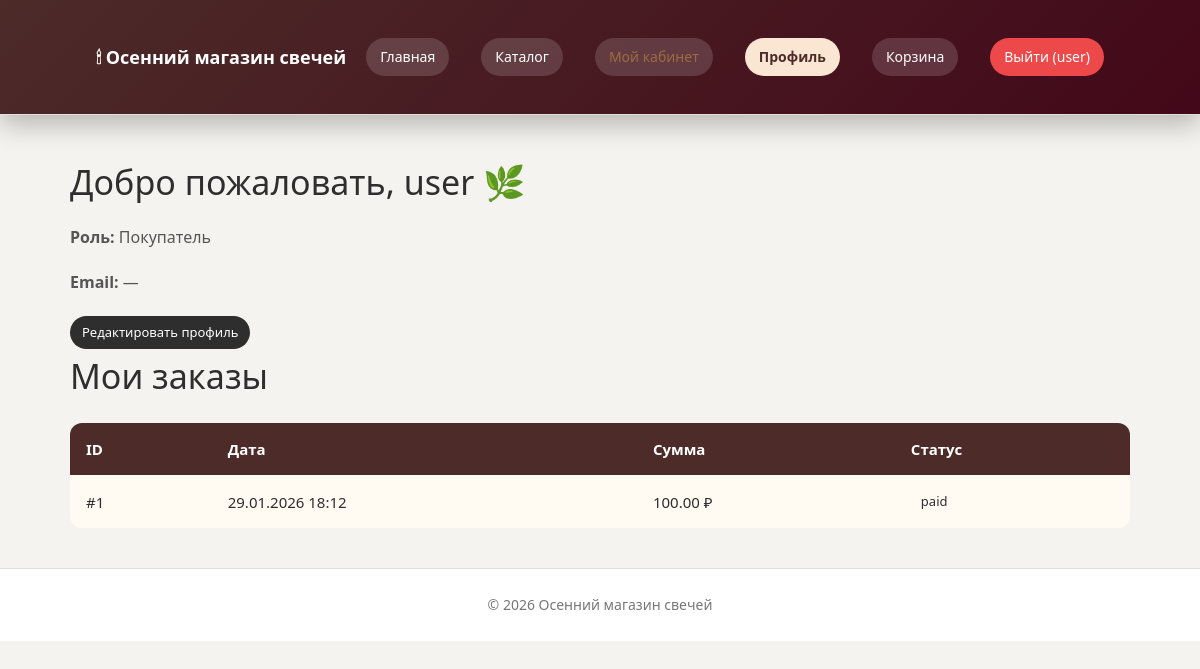
Screenshot of /user/index.php (signed in) with the database file from the repository.
### tables this page shows
CREATE TABLE `orders` (
  `id` int(11) NOT NULL,
  `user_id` int(11) NOT NULL,
  `total` decimal(10,2) NOT NULL,
  `status` enum('processing','paid','shipped','completed') DEFAULT 'processing',
  `created_at` timestamp NOT NULL DEFAULT current_timestamp(),
  `payment_method` varchar(50) DEFAULT NULL,
  `is_paid` tinyint(1) DEFAULT 0
);

### user/index.php (the view, shortened to what this page needs)
<?php
require_once __DIR__ . '/../config/db.php';
$user_id = $_SESSION['user']['id'];
$orders = [];
$res = $mysqli->query("
    SELECT *
    FROM orders
    WHERE user_id = $user_id
    ORDER BY created_at DESC
");
while ($row = $res->fetch_assoc()) {
    $orders[] = $row;
}
?>
<!DOCTYPE html>
<html lang="ru">
<head>
<link rel="stylesheet" href="../assets/style.css">
</head>
<body>
<div class="page">
<header class="site-header">
  <div class="header-inner">
    <div class="logo">🕯 Осенний магазин свечей</div>
    <nav class="main-nav">
      <a href="../index.php" class="nav-link">Главная</a>
      <a href="../catalog.php" class="nav-link">Каталог</a>
      <a href="index.php" class="nav-link accent">Мой кабинет</a>
      <a href="profile.php" class="active">Профиль</a>
      <a href="../cart/view.php" class="nav-link">Корзина</a>
      <a href="../auth/logout.php" class="nav-link danger">
        Выйти (<?= htmlspecialchars($_SESSION['user']['username']) ?>)
      </a>
    </nav>
  </div>
</header>
<main class="container">
  <h2 class="section-title">
    Добро пожаловать, <?= htmlspecialchars($_SESSION['user']['username']) ?> 🌿
  </h2>
  <section class="profile-card">
    <p><strong>Роль:</strong> Покупатель</p>
    <p><strong>Email:</strong> <?= htmlspecialchars($_SESSION['user']['email'] ?? '—') ?></p>
    <a href="profile.php" class="btn small">Редактировать профиль</a>
  </section>
  <h2 class="section-title">Мои заказы</h2>
  <?php if (empty($orders)): ?>
    <p>Вы ещё не оформили ни одного заказа.</p>
  <?php else: ?>
  <div class="orders-table-wrapper">
    <table class="orders-table">
      <thead>
        <tr>
          <th>ID</th>
          <th>Дата</th>
          <th>Сумма</th>
          <th>Статус</th>
        </tr>
      </thead>
      <tbody>
        <?php foreach ($orders as $o): ?>
          <tr>
            <td>#<?= intval($o['id']) ?></td>
            <td><?= date('d.m.Y H:i', strtotime($o['created_at'])) ?></td>
            <td><?= number_format($o['total'], 2, '.', ',') ?> ₽</td>
            <td>
              <span class="status <?= htmlspecialchars($o['status']) ?>">
                <?= htmlspecialchars($o['status']) ?>
              </span>
            </td>
          </tr>
        <?php endforeach; ?>
      </tbody>
    </table>
  </div>
  <?php endif; ?>
</main>
<footer class="site-footer">
  <p>© <?= date('Y') ?> Осенний магазин свечей</p>
</footer>
</div>
</body>
</html>

### assets/style.css (style rules this page uses)
* { box-sizing: border-box; margin: 0; padding: 0; }
body { font-family: 'Segoe UI', Arial, sans-serif; background-color: #f5f3ef; color: #2e2e2e; line-height: 1.6; }
a { color: #2e2e2e; text-decoration: none; }
.btn { display: inline-block; background-color: #2e2e2e; color: #fff; padding: 12px 26px; border-radius: 30px; font-size: 14px; border: none; cursor: pointer; transition: all 0.2s ease; }
.site-header { background-color: #ffffff; padding: 20px 40px; border-bottom: 1px solid #e2ded8; display: flex; justify-content: space-between; align-items: center; }
.site-header nav a { margin-left: 20px; font-size: 14px; }
.container { max-width: 1100px; margin: 0 auto; padding: 60px 20px; }
.container h2 { font-size: 34px; margin-bottom: 15px; font-weight: 500; }
.container p { margin-bottom: 20px; color: #555; }
.site-footer { background-color: #ffffff; border-top: 1px solid #e2ded8; padding: 25px; text-align: center; font-size: 14px; color: #777; }
.site-header { position: sticky; top: 0; z-index: 100; background-color: rgba(255,255,255,0.95); backdrop-filter: blur(8px); }
.header-inner { max-width: 1200px; margin: 0 auto; padding: 18px 30px; display: flex; justify-content: space-between; align-items: center; }
.logo { font-size: 18px; font-weight: 600; display: flex; align-items: center; gap: 8px; }
.main-nav { display: flex; align-items: center; gap: 18px; }
.nav-link { font-size: 14px; position: relative; }
.nav-link::after { content: ''; position: absolute; bottom: -6px; left: 0; width: 0; height: 2px; background-color: #9c6b43; transition: width 0.25s ease; }
.nav-link.accent { color: #9c6b43; font-weight: 500; }
.section-title { font-size: 30px; margin-bottom: 35px; font-weight: 500; }
.btn { display: inline-flex; align-items: center; justify-content: center; gap: 6px; background-color: #2e2e2e; color: #fff; padding: 10px 22px; border-radius: 999px; font-size: 14px; font-weight: 500; border: none; cursor: pointer; transition: all 0.25s ease; }
.container { flex: 1; max-width: 1100px; margin: 40px auto; padding: 0 20px; }
.btn.small { padding: 6px 12px; font-size: 13px; }
.site-header { background: linear-gradient(135deg, #4C2B29, #430819); color: #fff; padding: 20px 30px; display: flex; justify-content: space-between; align-items: center; box-shadow: 0 10px 25px rgba(0,0,0,0.25); }
.site-header nav { display: flex; gap: 12px; flex-wrap: wrap; }
.site-header nav a { text-decoration: none; color: #fff; padding: 8px 14px; border-radius: 20px; background: rgba(255,255,255,0.15); font-size: 14px; transition: all 0.25s ease; }
.site-header nav a.active { background: #FBE6D3; color: #4C2B29; font-weight: 600; }
.site-header nav a.danger { background: rgba(255, 80, 80, 0.9); }
.orders-table-wrapper { overflow-x: auto; margin-top: 20px; }
.orders-table { width: 100%; border-collapse: collapse; background: #fffaf2; border-radius: 12px; overflow: hidden; font-size: 15px; }
.orders-table thead { background: #4C2B29; color: #fff; }
.orders-table th { padding: 14px 16px; text-align: left; font-weight: 600; white-space: nowrap; }
.orders-table td { padding: 12px 16px; border-bottom: 1px solid #eee; white-space: nowrap; }
.orders-table tr:last-child td { border-bottom: none; }
.status { display: inline-block; padding: 4px 10px; border-radius: 20px; font-size: 13px; font-weight: 500; }

### rows the page displays
orders: id "1", created_at "29.01.2026 18:12", total "100.00", status "paid"

### other values shown
$_SESSION['user']['username'] "user"
$_SESSION['user']['email'] "—"
